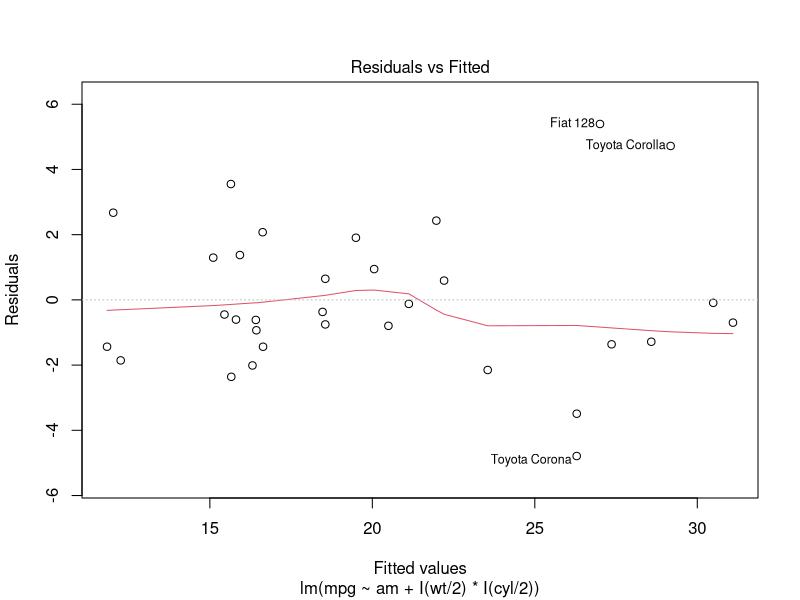

The R source for this figure:
## ---- chunk 1
knitr::opts_chunk$set(echo = TRUE)
library(ggplot2)
## ---- chunk 2
library(datasets)
data(mtcars)
mtcars$vs <- as.logical(mtcars$vs)
mtcars$am <- factor(mtcars$am, labels = c("Automatic", "Manual"))
## ---- chunk 3
over_simple <- lm(mpg ~ am, data = mtcars)
summary(over_simple)$coefficients
## ---- chunk 4
with_wt <- lm(mpg ~ am + I(wt / 2), mtcars)
best_fit <- lm(mpg ~ am + I(wt / 2) * I(cyl / 2), mtcars)
anova(over_simple, with_wt, best_fit)
## ---- chunk 5
rstudent(best_fit)[c("Fiat 128", "Toyota Corolla", "Toyota Corona")]

## ---- chunk 6
confint(best_fit)[2,]
## ---- chunk 7
with_qsec <- update(best_fit, mpg ~ am + I(wt * .5) + I(cyl/2) + qsec, mtcars)
with_hp <- update(best_fit, mpg ~ am + I(wt * .5) + I(cyl/2) + hp, mtcars)
with_carb <- update(best_fit, mpg ~ am + I(wt * .5) + I(cyl/2) + carb, mtcars)
anova(best_fit, with_qsec)[2,]
anova(best_fit, with_hp)[2,]
anova(best_fit, with_carb)[2,]
## ---- chunk 8
plot(best_fit, which = 1)
## ---- chunk 9
summary(best_fit)
